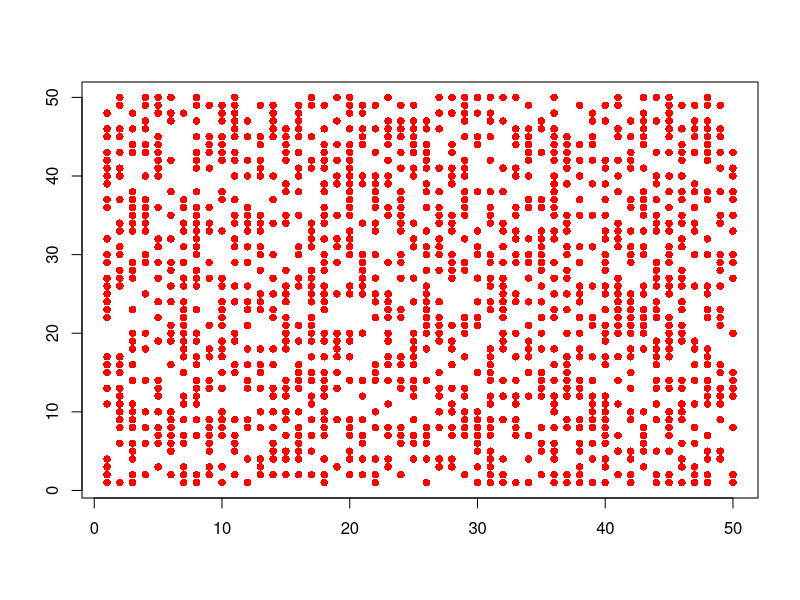
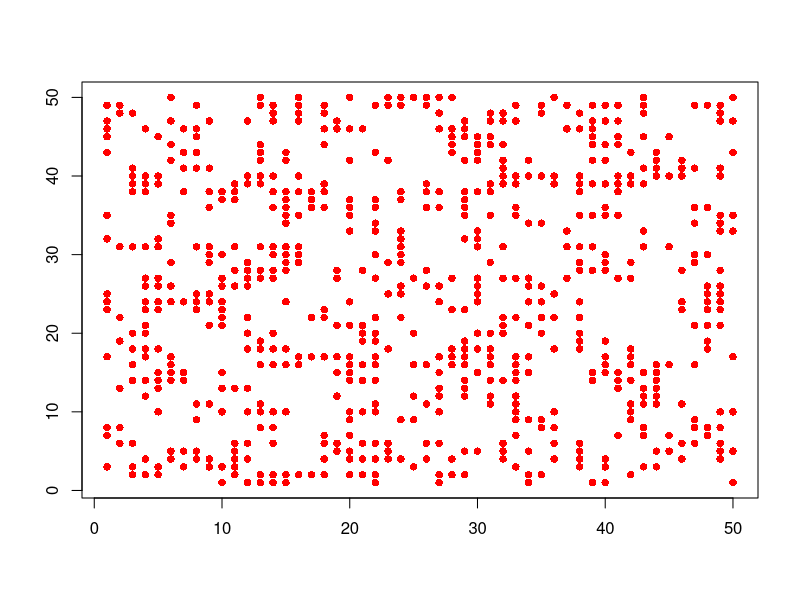
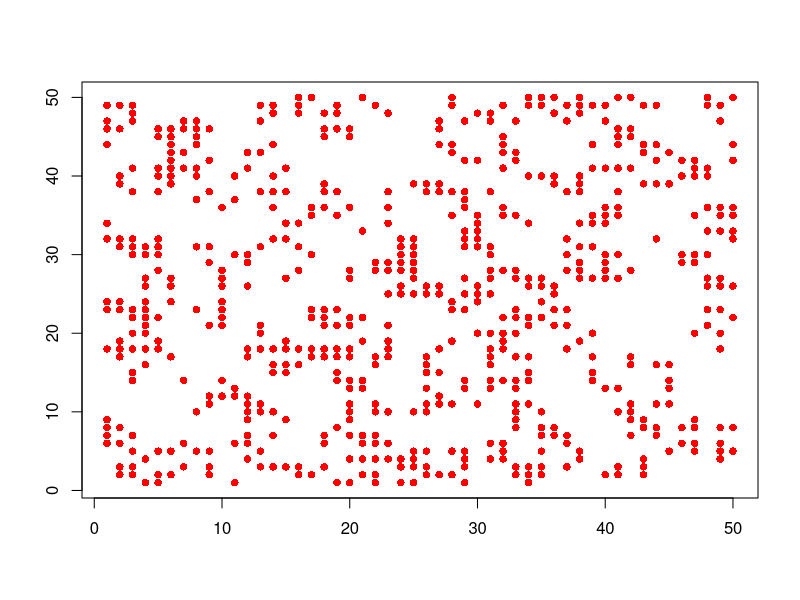
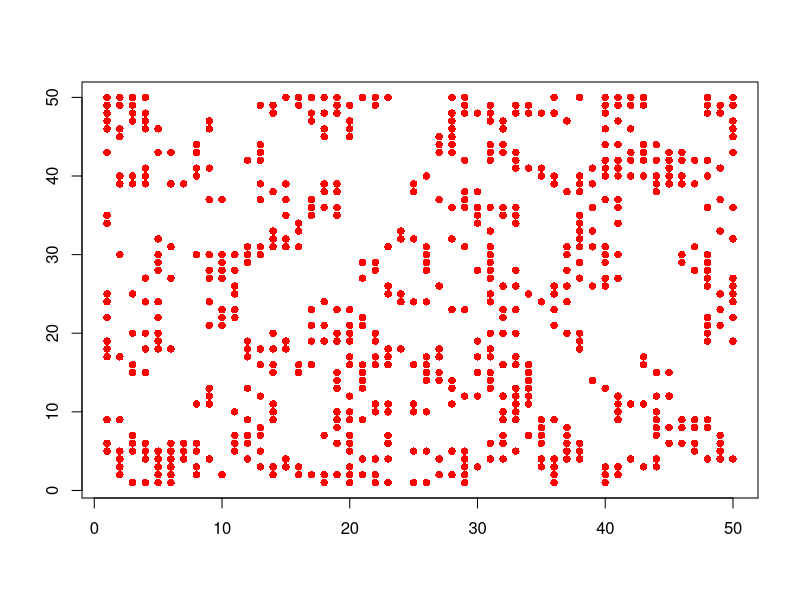
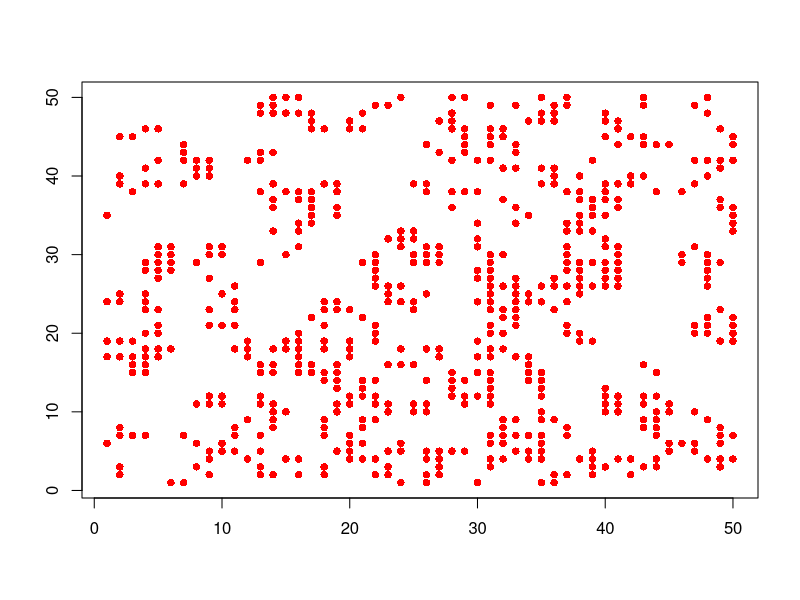
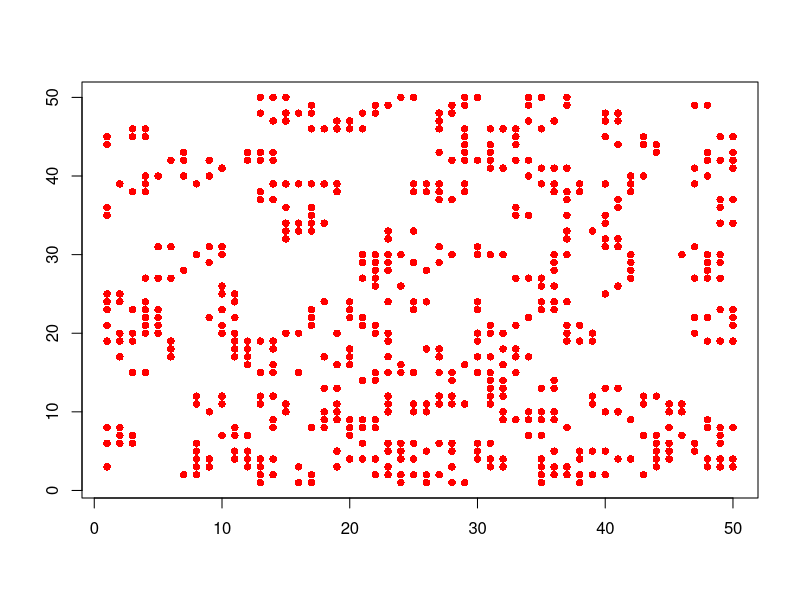
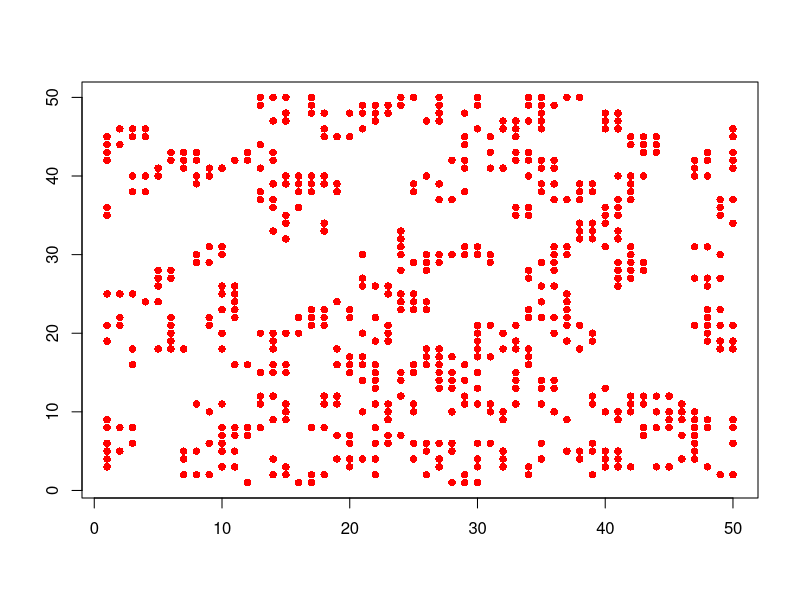
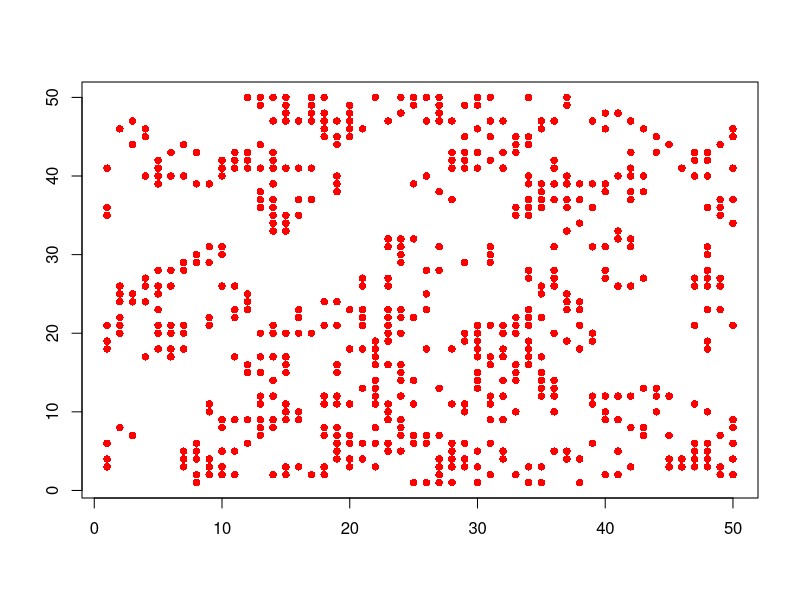

The R script that drew these images, in order: (Note: a time limit stopped this script after it produced the figures.)
rm(list=ls())
neighbours <- function(A,i,j,n) {
    left <- ifelse(j ==  1,n,j-1)
    right <- ifelse(j == n, 1, j+1)
    up <- ifelse(i == 1, n, i-1)
    down <- ifelse(i == n, 1, i+1)
        nbrs <- sum(A[up,left] == 1,A[up,right] == 1,A[up,j] == 1,A[i,left] == 1,
                A[i,right] == 1,A[down,left] == 1,A[down,right] == 1,A[down,j] == 1)
    return(nbrs)
    }

n <- 50
A <- matrix(round(runif(n^2)),n,n)
record <- rep(0,1000)
finished <- FALSE

while (!finished) {
    plot(c(1,n),c(1,n),type='n',xlab='',ylab='')
    for(i in 1:n) {
        for (j in 1:n) {
            if (A[i,j]==1) {
                points(i,j,pch=16,col='red')
            }
        }
    }
    
    B <- A
    for (i in 1:n) {
        for (j in 1:n) {
            nbrs <- neighbours(A,i,j,n)
            if (A[i,j]==1) {
                if ((nbrs ==2) | (nbrs==3)){
                    B[i,j] <- 1
                } else {
                    B[i,j] <- 0
                }
            } else {
                if (nbrs ==3) {
                B[i,j] <- 1
                } else {
                    B[i,j] <- 0
                }
            }
        }
}

A <- B


# input <- readline('stop?')
# if (input =='y') finished <- T
}          

        
